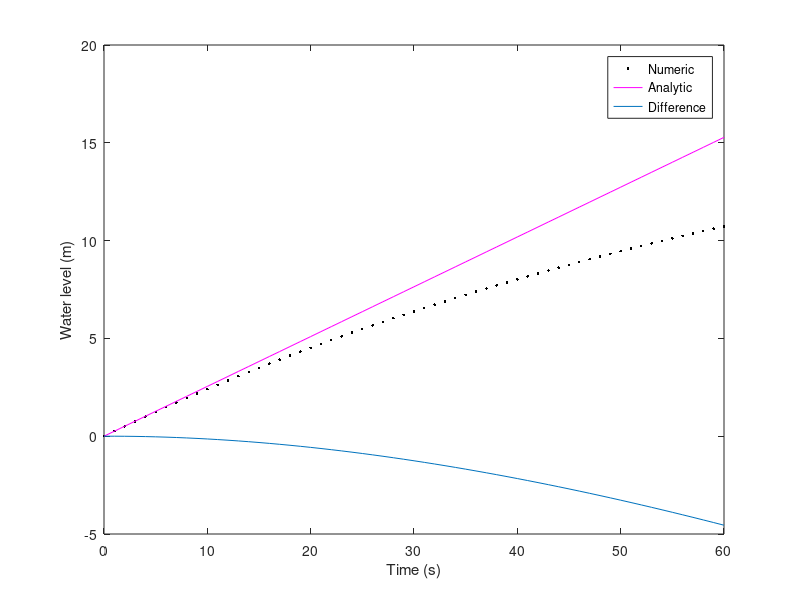
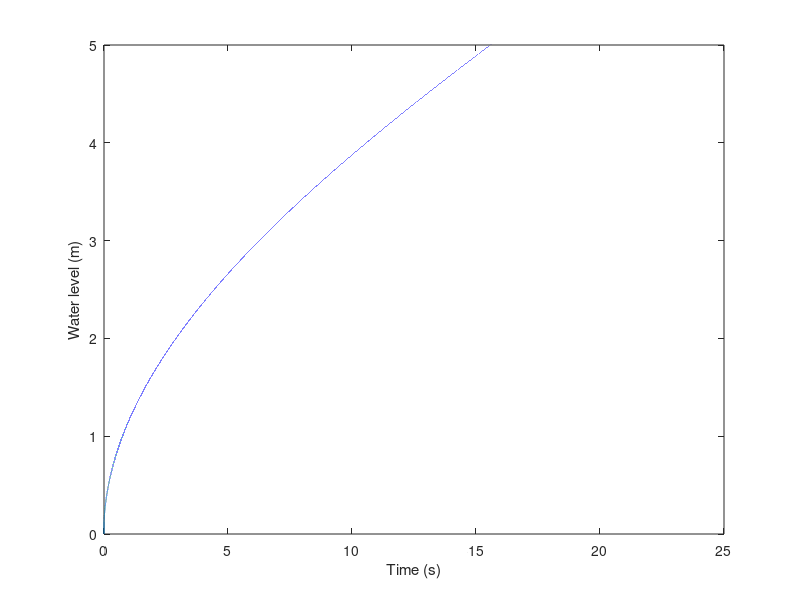

Source code (MATLAB) for these figures, in order:

close all; clear all;
    % Height interval
dt=1;
    % Scale height
F=26,16;
A=(5^2)*pi;

t=(1:61)*dt;

H=(F*t)/A;

h0=0;

h(1)=h0+dt*(F/A);

% Model loop starting from ground level
     h(1)=0; t(1)=0;
     for kk=1:60;
% t(kk+1)=t(kk)+dt;
    

% timestepping equation
h(kk+1)=h(kk)+dt*(F/A);
     end
     
figure(1)
plot(t,h,'k.',t,H,'m',t,(h-H));
xlabel('Time (s)')
ylabel('Water level (m)')
legend('Numeric','Analytic','Difference')
%%
% close all; clear all;

f= 20;
R= 5;

hh0=0;
dt= 0.0001;
dh=5/1000;
hh(1)=hh0+dh;
tt0=0;
tt(1)=dt;

     for kk=1:200000;
    A=pi*hh(kk)*(2*R-hh(kk));   
     
    tt(kk+1)=tt(kk)+dt;     
         
    hh(kk+1)=hh(kk)+dt*(f/A);
     end

Y = tt(hh<5); X = Y(:,end); disp(X)     
     
figure(2)
plot(tt,hh)
xlabel('Time (s)')
ylabel('Water level (m)')
ylim([0 5])

%%
dt=1;
    % Scale height
F=20;
A=(5^2)*pi;

% Flik=1*h

% t=(1:61)*dt;

h0=0;

h(1)=h0+dt*(F/A);

% Model loop starting from ground level
     h(1)=0; t(1)=0;
     for kk=1:60;
t(kk+1)=t(kk)+dt;
 Ftot=F-(1*h(kk));   

% timestepping equation
h(kk+1)=h(kk)+dt*(Ftot/A);
     end
H=(F*t)/A;  
figure(1)
plot(t,h,'k.',t,H,'m',t,(h-H));
xlabel('Time (s)')
ylabel('Water level (m)')

legend('Numeric','Analytic','Difference')
%%
f= 20;
R= 5;

hh0=0;
dt= 0.0001;
dh=5/10000;
hh(1)=hh0+dh;
tt0=0;
tt(1)=dt;

     for kk=1:200000;
    A=pi*hh(kk)*(2*R-hh(kk));   
     
    tt(kk+1)=tt(kk)+dt;     
    Ftot=f-(1*hh(kk));  
    hh(kk+1)=hh(kk)+dt*(Ftot/A);
     end
Y = tt(hh<5); X = Y(:,end); disp(X)

figure(2)
plot(tt,hh)
xlabel('Time (s)')
ylabel('Water level (m)')
ylim([0 5])